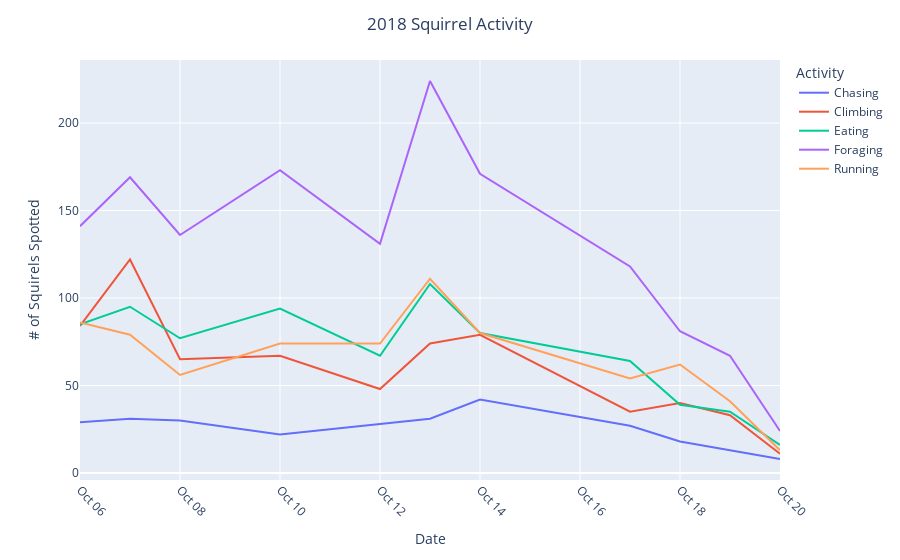

The code cell stored with this chart in its notebook:
### Code cell
fig = px.line(squirrel_activity_grouped,
        x='Date',
        y='Value',
        color='Activity', labels={"Value": "# of Squirels Spotted"})

fig.update_layout(title = '2018 Squirrel Activity', title_x=0.5, xaxis=dict(tickformat="%b %d", tickangle=45))

### Figure 1 — Plotly figure (JSON) as saved in the notebook; plotly's stock layout.template omitted (floating-point values rounded to 4 significant figures)
{"data": [{"hovertemplate": "Activity=Chasing<br>Date=%{x}<br># of Squirels Spotted=%{y}<extra></extra>", "legendgroup": "Chasing", "line": {"color": "#636efa", "dash": "solid"}, "marker": {"symbol": "circle"}, "mode": "lines", "name": "Chasing", "orientation": "v", "showlegend": true, "type": "scatter", "x": ["2018-10-06T00:00:00", "2018-10-07T00:00:00", "2018-10-08T00:00:00", "2018-10-10T00:00:00", "2018-10-12T00:00:00", "2018-10-13T00:00:00", "2018-10-14T00:00:00", "2018-10-17T00:00:00", "2018-10-18T00:00:00", "2018-10-19T00:00:00", "2018-10-20T00:00:00"], "xaxis": "x", "y": [29, 31, 30, 22, 28, 31, 42, 27, 18, 13, 8], "yaxis": "y"}, {"hovertemplate": "Activity=Climbing<br>Date=%{x}<br># of Squirels Spotted=%{y}<extra></extra>", "legendgroup": "Climbing", "line": {"color": "#EF553B", "dash": "solid"}, "marker": {"symbol": "circle"}, "mode": "lines", "name": "Climbing", "orientation": "v", "showlegend": true, "type": "scatter", "x": ["2018-10-06T00:00:00", "2018-10-07T00:00:00", "2018-10-08T00:00:00", "2018-10-10T00:00:00", "2018-10-12T00:00:00", "2018-10-13T00:00:00", "2018-10-14T00:00:00", "2018-10-17T00:00:00", "2018-10-18T00:00:00", "2018-10-19T00:00:00", "2018-10-20T00:00:00"], "xaxis": "x", "y": [84, 122, 65, 67, 48, 74, 79, 35, 40, 33, 11], "yaxis": "y"}, {"hovertemplate": "Activity=Eating<br>Date=%{x}<br># of Squirels Spotted=%{y}<extra></extra>", "legendgroup": "Eating", "line": {"color": "#00cc96", "dash": "solid"}, "marker": {"symbol": "circle"}, "mode": "lines", "name": "Eating", "orientation": "v", "showlegend": true, "type": "scatter", "x": ["2018-10-06T00:00:00", "2018-10-07T00:00:00", "2018-10-08T00:00:00", "2018-10-10T00:00:00", "2018-10-12T00:00:00", "2018-10-13T00:00:00", "2018-10-14T00:00:00", "2018-10-17T00:00:00", "2018-10-18T00:00:00", "2018-10-19T00:00:00", "2018-10-20T00:00:00"], "xaxis": "x", "y": [85, 95, 77, 94, 67, 108, 80, 64, 39, 35, 16], "yaxis": "y"}, {"hovertemplate": "Activity=Foraging<br>Date=%{x}<br># of Squirels Spotted=%{y}<extra></extra>", "legendgroup": "Foraging", "line": {"color": "#ab63fa", "dash": "solid"}, "marker": {"symbol": "circle"}, "mode": "lines", "name": "Foraging", "orientation": "v", "showlegend": true, "type": "scatter", "x": ["2018-10-06T00:00:00", "2018-10-07T00:00:00", "2018-10-08T00:00:00", "2018-10-10T00:00:00", "2018-10-12T00:00:00", "2018-10-13T00:00:00", "2018-10-14T00:00:00", "2018-10-17T00:00:00", "2018-10-18T00:00:00", "2018-10-19T00:00:00", "2018-10-20T00:00:00"], "xaxis": "x", "y": [141, 169, 136, 173, 131, 224, 171, 118, 81, 67, 24], "yaxis": "y"}, {"hovertemplate": "Activity=Running<br>Date=%{x}<br># of Squirels Spotted=%{y}<extra></extra>", "legendgroup": "Running", "line": {"color": "#FFA15A", "dash": "solid"}, "marker": {"symbol": "circle"}, "mode": "lines", "name": "Running", "orientation": "v", "showlegend": true, "type": "scatter", "x": ["2018-10-06T00:00:00", "2018-10-07T00:00:00", "2018-10-08T00:00:00", "2018-10-10T00:00:00", "2018-10-12T00:00:00", "2018-10-13T00:00:00", "2018-10-14T00:00:00", "2018-10-17T00:00:00", "2018-10-18T00:00:00", "2018-10-19T00:00:00", "2018-10-20T00:00:00"], "xaxis": "x", "y": [86, 79, 56, 74, 74, 111, 80, 54, 62, 41, 13], "yaxis": "y"}], "layout": {"legend": {"title": {"text": "Activity"}, "tracegroupgap": 0}, "margin": {"t": 60}, "title": {"text": "2018 Squirrel Activity", "x": 0.5}, "xaxis": {"anchor": "y", "domain": [0, 1], "tickangle": 45, "tickformat": "%b %d", "title": {"text": "Date"}}, "yaxis": {"anchor": "x", "domain": [0, 1], "title": {"text": "# of Squirels Spotted"}}}}
